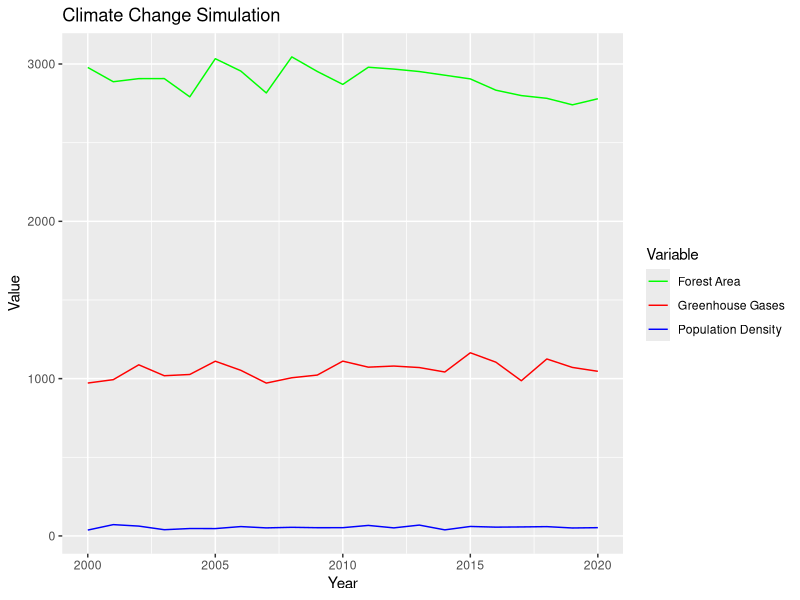

Here is the R script that generated this plot:
# 加载必要的库
library(tidyverse)

# 设置模拟的年份数
years <- seq(2000, 2020)

# 生成基础数据
set.seed(123)  # 设置随机数种子以保证可重复性
data <- tibble(
  Year = years,
  GreenhouseGases = rnorm(length(years), mean = 1000, sd = 50),  # 假设的总温室气体排放量
  ForestArea = rnorm(length(years), mean = 3000, sd = 100),       # 假设的森林面积，单位千平方公里
  PopulationDensity = rnorm(length(years), mean = 50, sd = 10)   # 假设的人口密度，单位人/平方公里
)

# 简单的线性模型预测
# 假设总温室气体排放量每年增加5单位，森林面积每年减少10单位，人口密度每年增加0.3单位
data <- data %>%
  mutate(
    GreenhouseGases = GreenhouseGases + (Year - 2000) * 5,
    ForestArea = ForestArea - (Year - 2000) * 10,
    PopulationDensity = PopulationDensity + (Year - 2000) * 0.3
  )

# 输出数据
print(data)

# 可视化
data %>%
  ggplot(aes(x = Year)) +
  geom_line(aes(y = GreenhouseGases, color = "Greenhouse Gases")) +
  geom_line(aes(y = ForestArea, color = "Forest Area")) +
  geom_line(aes(y = PopulationDensity, color = "Population Density")) +
  scale_color_manual(values = c("Greenhouse Gases" = "red", "Forest Area" = "green", "Population Density" = "blue")) +
  labs(title = "Climate Change Simulation", y = "Value", color = "Variable")

